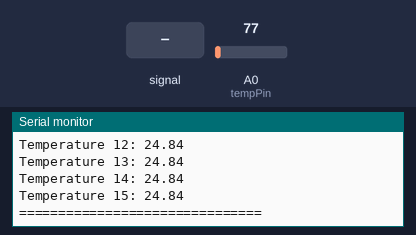
Recording of a sketch running on a simulated ESP8266 (NodeMCU). Parts: the last lines printed to the serial monitor. The test bench sets the inputs (shaded band); at power-on: A0 (tempPin) = 77.

Above: at 1.2 s.
1.3 s: A0 (tempPin) set to 92
At 2.6 s:
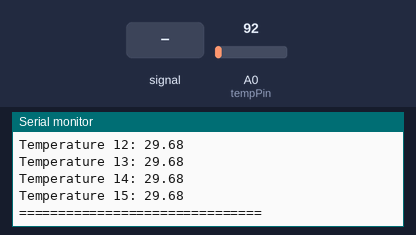
2.8 s: A0 (tempPin) fed a 200 Hz sine of ±81 counts around its level
4.3 s: A0 (tempPin) set to 107
At 4.3 s:
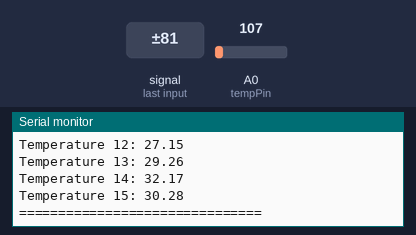
5.8 s: A0 (tempPin) fed a 200 Hz sine of ±81 counts around its level
Timing chart, 0 to 8.3 s (numbered marks = the images above; inputs shaded):
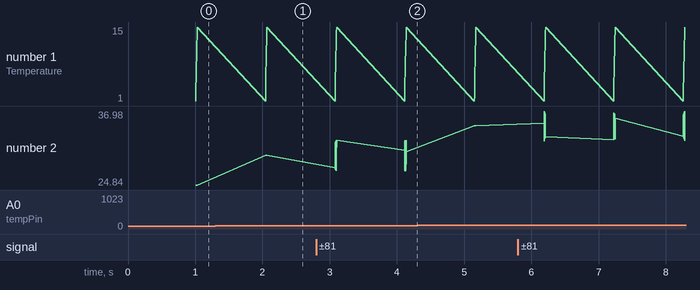

Measured:
- after the input at 1.3 s, the serial monitor: prints a new line after 0.75 s (image 1)
- plotted number 2: 24.84 → 29.68 after the input at 1.3 s, 29.68 → 30.28 after the input at 2.8 s, 30.28 → 34.52 after the input at 4.3 s, 34.52 → 36.98 after the input at 5.8 s

The sketch:

main.ino
```cpp
//#include <LiquidCrystal_I2C.h>
//LiquidCrystal_I2C lcd (0X27, 20, 4);

#define tempPin A0
#define NUM_SENSORS 15

// Define multiplexer select pins
const int S0 = D5; //23;
const int S1 = D6; //25;
const int S2 = D7; //26;
const int S3 = D8; //27;


float VREF = 3.3; // 5.0
float tempX [15];
unsigned long lastDisplay = 0;
const int READ_SAMPLES = 100;

// the setup routine runs once when you press reset:
void setup() {
  // initialize serial communication at 9600 bits per second:
  Serial.begin(115200);
  pinMode(tempPin, INPUT);
  pinMode(S0, OUTPUT);
  pinMode(S1, OUTPUT);
  pinMode(S2, OUTPUT);
  pinMode(S3, OUTPUT);

  //lcd.init();
  //lcd.backlight();

}

// the loop routine runs over and over again forever:
void loop() {
  //takeing in the temperature values
  for (int i = 1; i <= 15; i++) {
    multiplexerSelect(i);
    tempX[i - 1] = readTemp();
  }

  // print out the value you read every 2 secs.
  if (millis() - lastDisplay > 1000) {
    for (int i = 0; i < 15; i++) {
      Serial.print("Temperature " + String(i + 1) + ": ");
      Serial.println(tempX[i]);
    }
    //lcdDisplay();
    lastDisplay = millis();
    Serial.println("===============================");
  }
}

float readTemp() {

  long sum = 0;
  for (int i = 0; i < READ_SAMPLES; ++i) {
    sum += analogRead(tempPin);
  }
  float avg = (float)sum / READ_SAMPLES;
  // Convert the analog reading (which goes from 0 - 1023) to a voltage (0 - 5V):
  float voltage = avg * (VREF / 1023); //4095.0 for ESP 32
  float temperature = voltage * 100;
  return temperature;
}

// Function to select channel
void multiplexerSelect(int sensorNum) {
  digitalWrite(S0, bitRead(sensorNum, 0));
  digitalWrite(S1, bitRead(sensorNum, 1));
  digitalWrite(S2, bitRead(sensorNum, 2));
  digitalWrite(S3, bitRead(sensorNum, 3));
}


void lcdDisplay() {
  const uint8_t sensorsPerPage = 8;  // two per row * 4 rows
  static uint8_t page = 0;
  uint8_t pages = (NUM_SENSORS + sensorsPerPage - 1) / sensorsPerPage;

  uint8_t startIdx = page * sensorsPerPage;

  for (uint8_t row = 0; row < 4; ++row) {
    uint8_t leftIdx  = startIdx + row * 2;
    uint8_t rightIdx = leftIdx + 1;

    // Build left field (width 10 chars)
    String leftField = "";
    if (leftIdx < NUM_SENSORS) {
      leftField = String(leftIdx) + ":" + String(tempX[leftIdx], 1) + "C";
    }
    while (leftField.length() < 10) leftField += ' ';

    // Build right field (width 10 chars)
    String rightField = "";
    if (rightIdx < NUM_SENSORS) {
      rightField = String(rightIdx) + ":" + String(tempX[rightIdx], 1) + "C";
    }
    while (rightField.length() < 10) rightField += ' ';

    //lcd.setCursor(0, row);
    //lcd.print(leftField);
    //lcd.setCursor(10, row);
    //lcd.print(rightField);
  }

  // Advance page (caller controls timing)
  page = (page + 1) % pages;
}
```
